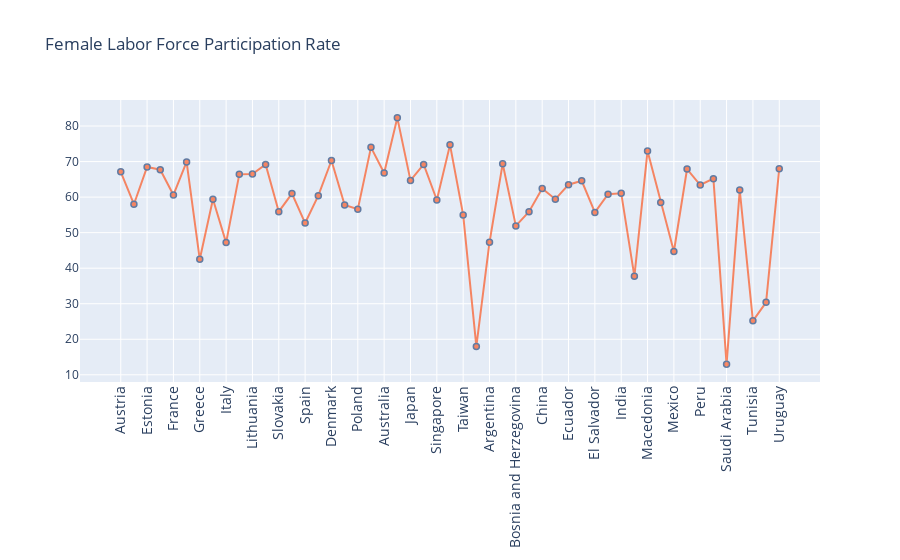

The code cell stored with this chart in its notebook:
### Code cell
fig = go.Figure()
fig.add_trace(go.Scatter(x=women_power['Country'], y=women_power['Female Labor Force Participation Rate'],
                    mode='lines+markers',name='Female Labor Force Participation Rate'))
fig.update_traces(marker_color='rgb(255,64,0)', marker_line_color='rgb(8,48,107)',
                  marker_line_width=1.5, opacity=0.6)
fig.update_xaxes(tickangle=270, tickfont=dict(size=14))
fig.update_layout(title_text='Female Labor Force Participation Rate')
fig.show()

### Figure 1 — Plotly figure (JSON) as saved in the notebook; plotly's stock layout.template omitted (floating-point values rounded to 4 significant figures)
{"data": [{"marker": {"color": "rgb(255,64,0)", "line": {"color": "rgb(8,48,107)", "width": 1.5}}, "mode": "lines+markers", "name": "Female Labor Force Participation Rate", "opacity": 0.6, "type": "scatter", "x": ["Austria", "Belgium", "Estonia", "Finland", "France", "Germany", "Greece", "Ireland", "Italy", "Latvia", "Lithuania", "Netherlands", "Slovakia", "Slovenia", "Spain", "Croatia", "Denmark", "Hungary", "Poland", "Sweden", "Australia", "Iceland", "Japan", "Norway", "Singapore", "Switzerland", "Taiwan", "Algeria", "Argentina", "Bolivia", "Bosnia and Herzegovina", "Brazil", "China", "Costa Rica", "Ecuador", "Egypt", "El Salvador", "Ghana", "India", "Jamaica", "Macedonia", "Malaysia", "Mexico", "Panama", "Peru", "Russia", "Saudi Arabia", "Thailand", "Tunisia", "Turkey", "Uruguay"], "y": [67.1, 58, 68.5, 67.7, 60.6, 69.9, 42.5, 59.4, 47.2, 66.4, 66.5, 69.2, 55.9, 61, 52.7, 60.4, 70.3, 57.8, 56.6, 74, 66.8, 82.3, 64.7, 69.2, 59.18, 74.7, 55, 18, 47.3, 69.4, 51.9, 55.9, 62.4, 59.4, 63.5, 64.6, 55.7, 60.8, 61.1, 37.7, 73, 58.5, 44.7, 67.9, 63.4, 65.2, 13, 62, 25.19, 30.4, 68]}], "layout": {"title": {"text": "Female Labor Force Participation Rate"}, "xaxis": {"tickangle": -90, "tickfont": {"size": 14}}}}
